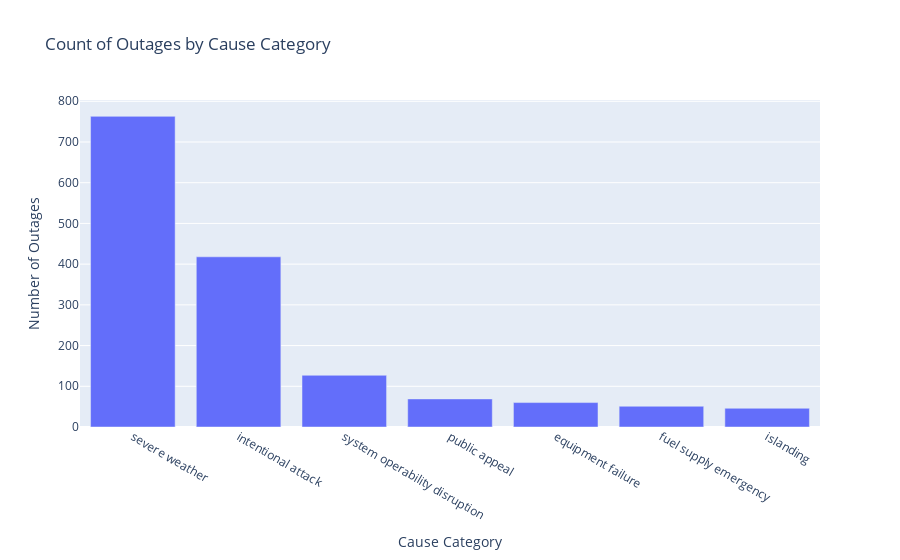

Here is the notebook cell this chart was saved with:
### Code cell
fig = px.bar(
    cause_counts,
    x='CAUSE.CATEGORY',
    y='count',
    title='Count of Outages by Cause Category',
    labels={'CAUSE.CATEGORY': 'Cause Category', 'count': 'Number of Outages'}
)

# Show the plot
fig.show()

### Figure 1 — Plotly figure (JSON) as saved in the notebook; plotly's stock layout.template omitted (floating-point values rounded to 4 significant figures)
{"data": [{"alignmentgroup": "True", "hovertemplate": "Cause Category=%{x}<br>Number of Outages=%{y}<extra></extra>", "legendgroup": "", "marker": {"color": "#636efa", "pattern": {"shape": ""}}, "name": "", "offsetgroup": "", "orientation": "v", "showlegend": false, "textposition": "auto", "type": "bar", "x": ["severe weather", "intentional attack", "system operability disruption", "public appeal", "equipment failure", "fuel supply emergency", "islanding"], "xaxis": "x", "y": [763, 418, 127, 69, 60, 51, 46], "yaxis": "y"}], "layout": {"barmode": "relative", "legend": {"tracegroupgap": 0}, "title": {"text": "Count of Outages by Cause Category"}, "xaxis": {"anchor": "y", "domain": [0, 1], "title": {"text": "Cause Category"}}, "yaxis": {"anchor": "x", "domain": [0, 1], "title": {"text": "Number of Outages"}}}}
